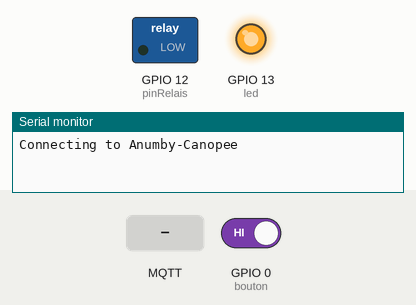
Bench run of a sketch on a simulated ESP8266 (NodeMCU). On the bench: switched loads named in the sketch (green lamp = pin HIGH), output pins drawn as LEDs (lit = HIGH), the last lines printed to the serial monitor. The test bench sets the inputs (shaded band); at power-on: GPIO 0 (bouton) HIGH. WiFi joins after 1.5 s; servers stay silent unless stated; no MQTT or app messages arrive unless stated.

Above: at 0.1 s.
At 4.5 s:
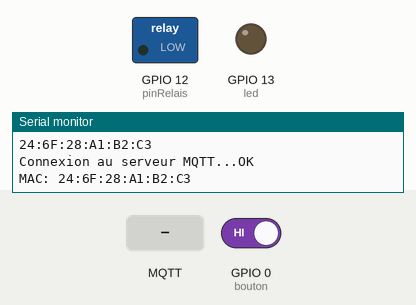
4.6 s: GPIO 0 (bouton) driven LOW
7.2 s: MQTT message "5C:CF:7F:E7:05:4B" arrives on the first subscribed topic
9.3 s: MQTT message "5C:CF:7F:AF:93:1E" arrives on the first subscribed topic
11.5 s: MQTT message "2C:F4:32:A8:72:EB" arrives on the first subscribed topic
Timing chart, 0 to 14.5 s (numbered marks = the images above; inputs shaded):
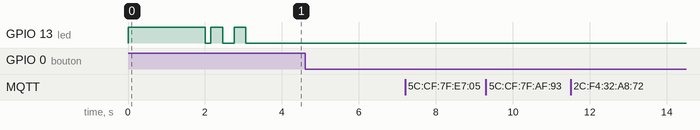

The sketch:

Sonoff-Canopee.ino
```cpp
/*
  actionneur Canopee pour Sonoff
  on s'abonne au topic mqtt Canopee/etat message Bon  ou  Nul

  Version 0.01 : Creation.
          0.02 : Gestion de la led : allumée apres le Wifi- clignotte 2 fois à la fi du setup.
                 Gestion du button poussoir : ouvre le relais.

*/
#include <ESP8266WiFi.h>
#include <PubSubClient.h>
#include <ArduinoOTA.h>

#define timeDelayOn  2000
#define timeDelayOff 500

//parametre Wifi
#define ssid      "Anumby-Canopee"                  // Nom du reseau WIFI utilise
#define password  "AnumbyPwd"                       // Mot de passe du reseau WIFI utilise
#define mqtt_server "192.168.1.100"


const char *mqttTopic = "canopee/etat";
const char *mqttTrace = "trace/can";                  // topic pour les traces

// Sonoff pins
const int led       = 13;                             // LOW  = Allumée;  HIGH = eteinte
const int pinRelais = 12;                             // HIGH = Fermé;    LOW  = ouvert
const int bouton    =  0;                             // pin du bouton poussoir

// Buffer pour décoder les messages MQTT reçus
char message_buff[100];

WiFiClient espClient;
PubSubClient client(espClient);

// Nom externe OTA
char extID[30];                                     // Nom externa OTA, mqtt, ..."Canope-(mac address)"
String macAdresse = "";

//  "5C:CF:7F:E7:05:4B"   sonoff bon (julio)
//  "5C:CF:7F:AF:93:1E"              (julio)


//
//  "5C:CF:7F:AF:9C:B2"   sonoff Nul (julio)
//  "C4:4F:33:B3:83:6F"   R3         (julio)

//-------------------------------------------------------------------------------------------------

int nbtent = 0;                 // nombre de tentatives de conexion wifi

bool debug = true;

void setup_wifi() {
  // We start by connecting to a WiFi network
  if (debug) {
    Serial.println();
    Serial.print("Connecting to ");
    Serial.println(ssid);
  }
  WiFi.begin(ssid, password);

  while (WiFi.status() != WL_CONNECTED) {
    if (nbtent < 20) {
      nbtent++ ;
      delay(1000);
      Serial.print(".");
    }
    else {
      Serial.println("Reset");
      ESP.restart();
    }
  }
}


void setup(void) {
  Serial.begin(115200);

  pinMode (pinRelais, OUTPUT);
  digitalWrite (pinRelais, LOW);          // relais ouvert

  pinMode (led, OUTPUT);
  digitalWrite (led, HIGH);               // led  eteinte

  // Connexion au WiFi
  setup_wifi();

  // on allume la led apres la cconnexion wifi:
  digitalWrite (led, LOW);                // led alumée


  if (debug) {
    Serial.println("");
    Serial.println("WiFi connected");
    Serial.println("IP address: ");
    Serial.println(WiFi.localIP());
  }

  client.setServer(mqtt_server, 1883);    // Configuration de la connexion au serveur MQTT
  client.setCallback(callback);           // La fonction de callback qui est executée à chaque réception de message

  macAdresse = WiFi.macAddress();
  Serial.println(macAdresse);

  if (!client.connected())
    reconnectMQTT();

  String exName = String ("Canopee-") + macAdresse;
  exName.toCharArray(extID, exName.length() + 1);

  // Hostname defaults
  ArduinoOTA.setHostname(extID);

  // Authentication by default
  ArduinoOTA.setPassword("11223344");     // un peu de sécurité :-)

  ArduinoOTA.onStart([]() {
    String type;
    if (ArduinoOTA.getCommand() == U_FLASH)
      type = "sketch";
    else // U_SPIFFS
      type = "filesystem";

    Serial.println("Update ...");
    // NOTE: if updating SPIFFS this would be the place to unmount SPIFFS using SPIFFS.end()
    //Serial.println("Start updating " + type);
  });
  ArduinoOTA.onEnd([]() {
    Serial.println("Reboot ...");
  });
  ArduinoOTA.onProgress([](unsigned int progress, unsigned int total) {

  });
  ArduinoOTA.onError([](ota_error_t error) {

  });
  ArduinoOTA.begin();

  Serial.print("MAC: ");
  Serial.println(WiFi.macAddress());


  // message de connection :
  String Message = macAdresse + String (" Sonoff connecte -  Version 0.02");

  Message.toCharArray(message_buff, Message.length() + 1);
  client.publish(mqttTopic, message_buff);
  delay (100);

  // on signale la fin du setup:
  for (int i = 0; i < 2; i++) {
    digitalWrite (led, HIGH);               // led  eteinte
    delay (300);
    digitalWrite (led, LOW);               // led  allumée
    delay (300);
  }
}

//Reconnexion MQTT
void reconnectMQTT() {

  char monClient[30];
  macAdresse.toCharArray(monClient, macAdresse.length() + 1);

  if (WiFi.status() != WL_CONNECTED)
    setup_wifi();

  //Boucle jusqu'à obtenur une reconnexion
  while (!client.connected()) {
    Serial.print("Connexion au serveur MQTT...");
    if (client.connect(monClient)) {
      client.subscribe(mqttTopic);
      Serial.println("OK");
    } else {
      Serial.print("KO, erreur : ");
      Serial.print(client.state());
      Serial.println(" On attend 1 seconde avant de recommencer");
      delay(1000);
    }
  }
}

// Déclenche les actions à la réception d'un message
void callback(char* topic, byte* payload, unsigned int length) {
  int i = 0;

  if ( debug ) {
    //Serial.println("Message recu");
  }

  // create character buffer with ending null terminator (string)
  for (i = 0; i < length; i++) {
    message_buff[i] = payload[i];
  }
  message_buff[i] = '\0';

  String msgString = String(message_buff);

  if ( debug ) {
    Serial.println("Message: " + msgString);
  }

  gestionActionneur (macAdresse, msgString) ;

}


void gestionActionneur (String actionneur, String niveau) {

  if (actionneur == "5C:CF:7F:E7:05:4B" ||
      actionneur == "5C:CF:7F:AF:93:1E" ||
	  actionneur == "2C:F4:32:A8:72:EB") {
    Serial.println("Actionneur bon");
    if (niveau == String ("Bon")) {
      digitalWrite (pinRelais, HIGH);          // relais fermé
      delay (3000);                            // Ajout délai pour éteindre les lampes
      digitalWrite (pinRelais, LOW);
      //clignote(pinRelais,0);
      }
    else
      digitalWrite (pinRelais, LOW);          // relais ouvert

  }
  if (actionneur == "5C:CF:7F:AF:9C:B2" ||
      actionneur == "C4:4F:33:B3:83:6F"  ) {
    Serial.println("Actionneur Nul");
    if (niveau == String ("Nul")) {
      digitalWrite (pinRelais, HIGH);          // relais fermé
      delay (3000);                            // Ajout délai pour éteindre les lampes
      digitalWrite (pinRelais, LOW);
      //clignote(pinRelais,0);
    }
    else
      digitalWrite (pinRelais, LOW);          // relais ouvert
  }

}

void clignote(int pin) {

  for (int i = 0; i < 10; i++) {
    digitalWrite (pin, HIGH);
    delay (timeDelayOn);
    digitalWrite (pin, LOW);
    delay (timeDelayOff);
  }
  Serial.println ("je clignote");
}

void loop(void) {

  // Surveillance des demandes de mise à jour en OTA
  ArduinoOTA.handle();

  // gestion du bouton poussoir sur le Sonoff
  if (digitalRead(bouton) == LOW) {
    Serial.println ("Bouton poussoir presse");
    digitalWrite (pinRelais, LOW);          // relais ouvert
    delay (1000);
  }

  if (!client.connected())
  {
    reconnectMQTT();
  }

  client.loop();

  delay (100);

}
```
